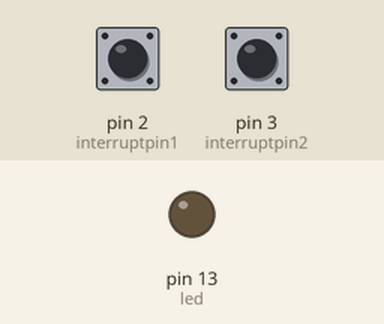
Simulated run of this sketch. Board: Arduino Uno, built with avr-gcc and run on an emulated ATmega328P. Parts: output pins drawn as LEDs (lit = HIGH). The inputs (shaded band) are chosen by the test bench; at power-on: pin 2 (interruptpin1) HIGH, pin 3 (interruptpin2) HIGH.

Above: at 1.2 s.
1.3 s: pin 2 (interruptpin1) pulled LOW for 0.15 s
At 2.0 s:
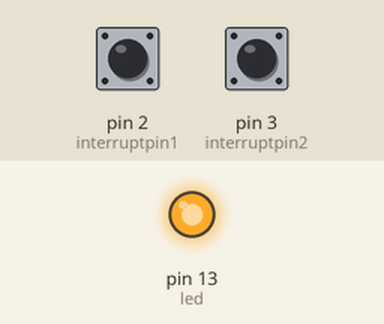
2.9 s: pin 3 (interruptpin2) pulled LOW for 0.15 s
At 3.2 s:
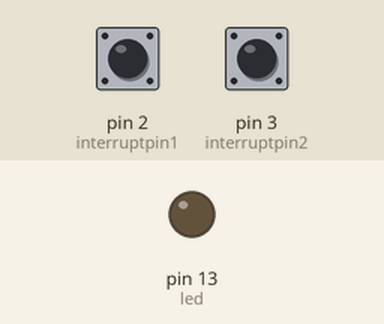
4.5 s: pin 2 (interruptpin1) pulled LOW for 1 s
At 5.6 s:
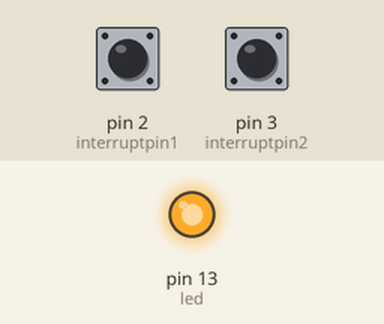
Timing chart, 0 to 7.5 s (numbered marks = the images above; inputs shaded):
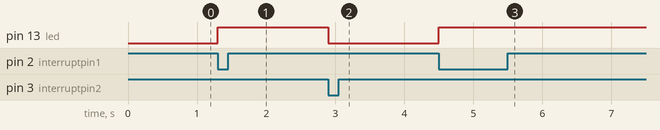

The sketch:

ligar_led_com_dois_botoes_usando_interrupt.ino
```cpp
// ligar led com dois botoes usando interrupt
const int led = 13;
const int interruptpin1 = 2;
const int interruptpin2 = 3;
bool state = LOW;
void setup() {
pinMode(led, OUTPUT);
pinMode(interruptpin1, INPUT_PULLUP);
pinMode(interruptpin2, INPUT_PULLUP);
attachInterrupt(digitalPinToInterrupt(interruptpin1), liga, CHANGE);
attachInterrupt(digitalPinToInterrupt(interruptpin2), desliga, CHANGE);
}

void loop() {
digitalWrite(led, state);
}
void liga(){
  state = HIGH;
}
void desliga(){
  state = LOW;
}
```

Measured:
- after the input at 1.3 s, pin 13 (led): LOW → HIGH at once
- after the input at 2.9 s, pin 13 (led): HIGH → LOW at once
- after the input at 4.5 s, pin 13 (led): LOW → HIGH at once
